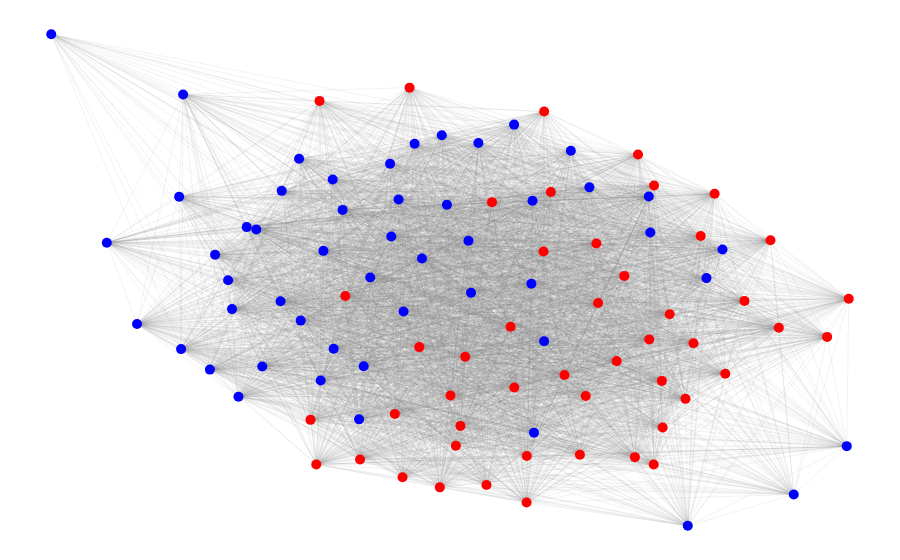

Notebook source saved alongside this figure:
### Markdown cell above
## Visualize the alignment network

### Code cell
pairwise_network(
    alignments=alignments,
    weight="identity",
    color="name",
    label="organism",
    cutoff=0.98,
)
